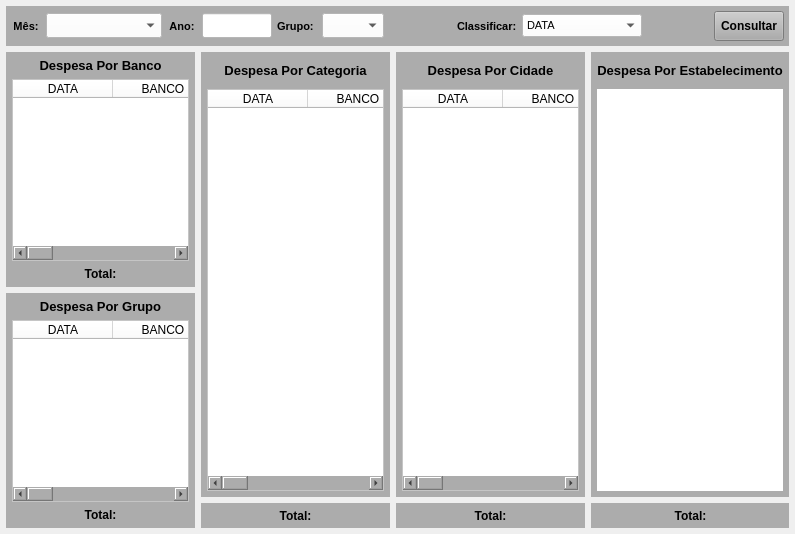
<?xml version="1.0" encoding="UTF-8"?>
<ui version="4.0">
 <class>MainWindow</class>
 <widget class="QMainWindow" name="MainWindow">
  <property name="geometry">
   <rect>
    <x>0</x>
    <y>0</y>
    <width>795</width>
    <height>534</height>
   </rect>
  </property>
  <property name="windowTitle">
   <string>Despesas Mensal/Anual</string>
  </property>
  <widget class="QWidget" name="centralwidget">
   <layout class="QVBoxLayout" name="verticalLayout">
    <property name="leftMargin">
     <number>6</number>
    </property>
    <property name="topMargin">
     <number>6</number>
    </property>
    <property name="rightMargin">
     <number>6</number>
    </property>
    <property name="bottomMargin">
     <number>6</number>
    </property>
    <item>
     <widget class="QWidget" name="widget_5" native="true">
      <property name="minimumSize">
       <size>
        <width>0</width>
        <height>40</height>
       </size>
      </property>
      <property name="maximumSize">
       <size>
        <width>16777215</width>
        <height>40</height>
       </size>
      </property>
      <property name="styleSheet">
       <string notr="true">background-color: rgb(172, 172, 172);</string>
      </property>
      <layout class="QHBoxLayout" name="horizontalLayout_3">
       <property name="spacing">
        <number>5</number>
       </property>
       <property name="leftMargin">
        <number>5</number>
       </property>
       <property name="topMargin">
        <number>5</number>
       </property>
       <property name="rightMargin">
        <number>5</number>
       </property>
       <property name="bottomMargin">
        <number>5</number>
       </property>
       <item>
        <widget class="QLabel" name="label_16">
         <property name="minimumSize">
          <size>
           <width>0</width>
           <height>0</height>
          </size>
         </property>
         <property name="maximumSize">
          <size>
           <width>30</width>
           <height>16777215</height>
          </size>
         </property>
         <property name="font">
          <font>
           <pointsize>8</pointsize>
           <weight>75</weight>
           <bold>true</bold>
          </font>
         </property>
         <property name="text">
          <string>Mês:</string>
         </property>
         <property name="alignment">
          <set>Qt::AlignCenter</set>
         </property>
        </widget>
       </item>
       <item>
        <widget class="QComboBox" name="combo_Meses">
         <property name="sizePolicy">
          <sizepolicy hsizetype="Preferred" vsizetype="Preferred">
           <horstretch>0</horstretch>
           <verstretch>0</verstretch>
          </sizepolicy>
         </property>
         <property name="minimumSize">
          <size>
           <width>0</width>
           <height>0</height>
          </size>
         </property>
         <property name="maximumSize">
          <size>
           <width>130</width>
           <height>25</height>
          </size>
         </property>
         <property name="font">
          <font>
           <pointsize>8</pointsize>
          </font>
         </property>
         <property name="styleSheet">
          <string notr="true">background-color: rgb(255, 255, 255);</string>
         </property>
         <item>
          <property name="text">
           <string/>
          </property>
         </item>
         <item>
          <property name="text">
           <string>1 - JANEIRO</string>
          </property>
         </item>
         <item>
          <property name="text">
           <string>2 - FEVEREIRO</string>
          </property>
         </item>
         <item>
          <property name="text">
           <string>3 - MARÇO</string>
          </property>
         </item>
         <item>
          <property name="text">
           <string>4 - ABRIL</string>
          </property>
         </item>
         <item>
          <property name="text">
           <string>5 - MAIO</string>
          </property>
         </item>
         <item>
          <property name="text">
           <string>6 - JUNHO</string>
          </property>
         </item>
         <item>
          <property name="text">
           <string>7 - JULHO</string>
          </property>
         </item>
         <item>
          <property name="text">
           <string>8 - AGOSTO</string>
          </property>
         </item>
         <item>
          <property name="text">
           <string>9 - SETEMBRO</string>
          </property>
         </item>
         <item>
          <property name="text">
           <string>10 - OUTUBRO</string>
          </property>
         </item>
         <item>
          <property name="text">
           <string>11 - NOVEMBRO</string>
          </property>
         </item>
         <item>
          <property name="text">
           <string>12 - DEZEMBRO</string>
          </property>
         </item>
        </widget>
       </item>
       <item>
        <widget class="QLabel" name="label_17">
         <property name="minimumSize">
          <size>
           <width>0</width>
           <height>0</height>
          </size>
         </property>
         <property name="maximumSize">
          <size>
           <width>30</width>
           <height>16777215</height>
          </size>
         </property>
         <property name="font">
          <font>
           <pointsize>8</pointsize>
           <weight>75</weight>
           <bold>true</bold>
          </font>
         </property>
         <property name="text">
          <string>Ano:</string>
         </property>
         <property name="alignment">
          <set>Qt::AlignCenter</set>
         </property>
        </widget>
       </item>
       <item>
        <widget class="QLineEdit" name="line_Ano">
         <property name="sizePolicy">
          <sizepolicy hsizetype="Preferred" vsizetype="Preferred">
           <horstretch>0</horstretch>
           <verstretch>0</verstretch>
          </sizepolicy>
         </property>
         <property name="maximumSize">
          <size>
           <width>70</width>
           <height>25</height>
          </size>
         </property>
         <property name="font">
          <font>
           <pointsize>8</pointsize>
          </font>
         </property>
         <property name="styleSheet">
          <string notr="true">background-color: rgb(255, 255, 255);</string>
         </property>
         <property name="text">
          <string/>
         </property>
         <property name="maxLength">
          <number>45</number>
         </property>
         <property name="alignment">
          <set>Qt::AlignCenter</set>
         </property>
        </widget>
       </item>
       <item>
        <widget class="QLabel" name="label_19">
         <property name="minimumSize">
          <size>
           <width>0</width>
           <height>0</height>
          </size>
         </property>
         <property name="maximumSize">
          <size>
           <width>40</width>
           <height>16777215</height>
          </size>
         </property>
         <property name="font">
          <font>
           <pointsize>8</pointsize>
           <weight>75</weight>
           <bold>true</bold>
          </font>
         </property>
         <property name="text">
          <string>Grupo:</string>
         </property>
        </widget>
       </item>
       <item>
        <widget class="QComboBox" name="combo_Grupo">
         <property name="sizePolicy">
          <sizepolicy hsizetype="Preferred" vsizetype="Preferred">
           <horstretch>0</horstretch>
           <verstretch>0</verstretch>
          </sizepolicy>
         </property>
         <property name="minimumSize">
          <size>
           <width>0</width>
           <height>0</height>
          </size>
         </property>
         <property name="maximumSize">
          <size>
           <width>150</width>
           <height>25</height>
          </size>
         </property>
         <property name="font">
          <font>
           <pointsize>8</pointsize>
           <weight>50</weight>
           <bold>false</bold>
          </font>
         </property>
         <property name="styleSheet">
          <string notr="true">background-color: rgb(255, 255, 255);</string>
         </property>
         <item>
          <property name="text">
           <string/>
          </property>
         </item>
        </widget>
       </item>
       <item>
        <widget class="QLabel" name="label_3">
         <property name="text">
          <string/>
         </property>
        </widget>
       </item>
       <item>
        <widget class="QLabel" name="label_21">
         <property name="minimumSize">
          <size>
           <width>0</width>
           <height>0</height>
          </size>
         </property>
         <property name="maximumSize">
          <size>
           <width>60</width>
           <height>16777215</height>
          </size>
         </property>
         <property name="font">
          <font>
           <pointsize>8</pointsize>
           <weight>75</weight>
           <bold>true</bold>
          </font>
         </property>
         <property name="text">
          <string>Classificar:</string>
         </property>
        </widget>
       </item>
       <item>
        <widget class="QComboBox" name="combo_Classifica">
         <property name="sizePolicy">
          <sizepolicy hsizetype="Preferred" vsizetype="Preferred">
           <horstretch>0</horstretch>
           <verstretch>0</verstretch>
          </sizepolicy>
         </property>
         <property name="minimumSize">
          <size>
           <width>0</width>
           <height>0</height>
          </size>
         </property>
         <property name="maximumSize">
          <size>
           <width>120</width>
           <height>23</height>
          </size>
         </property>
         <property name="font">
          <font>
           <pointsize>8</pointsize>
           <weight>50</weight>
           <bold>false</bold>
          </font>
         </property>
         <property name="styleSheet">
          <string notr="true">background-color: rgb(255, 255, 255);</string>
         </property>
         <item>
          <property name="text">
           <string>DATA</string>
          </property>
         </item>
         <item>
          <property name="text">
           <string>MAIOR VALOR</string>
          </property>
         </item>
         <item>
          <property name="text">
           <string>MENOR VALOR</string>
          </property>
         </item>
         <item>
          <property name="text">
           <string>GRUPO</string>
          </property>
         </item>
         <item>
          <property name="text">
           <string>CATEGORIA</string>
          </property>
         </item>
         <item>
          <property name="text">
           <string>ESTABELECIMENTO</string>
          </property>
         </item>
         <item>
          <property name="text">
           <string>CIDADE</string>
          </property>
         </item>
        </widget>
       </item>
       <item>
        <widget class="QLabel" name="label">
         <property name="text">
          <string/>
         </property>
        </widget>
       </item>
       <item>
        <widget class="QPushButton" name="btn_Consulta">
         <property name="sizePolicy">
          <sizepolicy hsizetype="Preferred" vsizetype="Preferred">
           <horstretch>0</horstretch>
           <verstretch>0</verstretch>
          </sizepolicy>
         </property>
         <property name="minimumSize">
          <size>
           <width>0</width>
           <height>0</height>
          </size>
         </property>
         <property name="maximumSize">
          <size>
           <width>70</width>
           <height>30</height>
          </size>
         </property>
         <property name="font">
          <font>
           <pointsize>9</pointsize>
           <weight>75</weight>
           <bold>true</bold>
          </font>
         </property>
         <property name="cursor">
          <cursorShape>PointingHandCursor</cursorShape>
         </property>
         <property name="text">
          <string>Consultar</string>
         </property>
        </widget>
       </item>
      </layout>
     </widget>
    </item>
    <item>
     <widget class="QWidget" name="widget_3" native="true">
      <layout class="QHBoxLayout" name="horizontalLayout_2">
       <property name="leftMargin">
        <number>0</number>
       </property>
       <property name="topMargin">
        <number>0</number>
       </property>
       <property name="rightMargin">
        <number>0</number>
       </property>
       <property name="bottomMargin">
        <number>0</number>
       </property>
       <item>
        <widget class="QWidget" name="widget_9" native="true">
         <layout class="QVBoxLayout" name="verticalLayout_4">
          <property name="leftMargin">
           <number>0</number>
          </property>
          <property name="topMargin">
           <number>0</number>
          </property>
          <property name="rightMargin">
           <number>0</number>
          </property>
          <property name="bottomMargin">
           <number>0</number>
          </property>
          <item>
           <widget class="QWidget" name="widget_4" native="true">
            <property name="minimumSize">
             <size>
              <width>0</width>
              <height>0</height>
             </size>
            </property>
            <property name="styleSheet">
             <string notr="true">background-color: rgb(172, 172, 172);</string>
            </property>
            <layout class="QVBoxLayout" name="verticalLayout_2">
             <property name="spacing">
              <number>6</number>
             </property>
             <property name="leftMargin">
              <number>6</number>
             </property>
             <property name="topMargin">
              <number>6</number>
             </property>
             <property name="rightMargin">
              <number>6</number>
             </property>
             <property name="bottomMargin">
              <number>6</number>
             </property>
             <item>
              <widget class="QLabel" name="label_5">
               <property name="minimumSize">
                <size>
                 <width>0</width>
                 <height>0</height>
                </size>
               </property>
               <property name="maximumSize">
                <size>
                 <width>16777215</width>
                 <height>25</height>
                </size>
               </property>
               <property name="font">
                <font>
                 <pointsize>10</pointsize>
                 <weight>75</weight>
                 <bold>true</bold>
                </font>
               </property>
               <property name="text">
                <string>Despesa Por Banco</string>
               </property>
               <property name="alignment">
                <set>Qt::AlignCenter</set>
               </property>
              </widget>
             </item>
             <item>
              <widget class="QTableWidget" name="table_Lista">
               <property name="sizePolicy">
                <sizepolicy hsizetype="Preferred" vsizetype="Preferred">
                 <horstretch>0</horstretch>
                 <verstretch>0</verstretch>
                </sizepolicy>
               </property>
               <property name="font">
                <font>
                 <pointsize>8</pointsize>
                </font>
               </property>
               <property name="styleSheet">
                <string notr="true">background-color: rgb(255, 255, 255);</string>
               </property>
               <column>
                <property name="text">
                 <string>DATA</string>
                </property>
               </column>
               <column>
                <property name="text">
                 <string>BANCO</string>
                </property>
               </column>
               <column>
                <property name="text">
                 <string>CATEGORIA</string>
                </property>
               </column>
               <column>
                <property name="text">
                 <string>SAÍDA</string>
                </property>
               </column>
               <column>
                <property name="text">
                 <string>ESTABEL.</string>
                </property>
               </column>
               <column>
                <property name="text">
                 <string>CIDADE</string>
                </property>
               </column>
               <column>
                <property name="text">
                 <string>OBS</string>
                </property>
               </column>
              </widget>
             </item>
             <item>
              <widget class="QWidget" name="widget" native="true">
               <property name="maximumSize">
                <size>
                 <width>16777215</width>
                 <height>25</height>
                </size>
               </property>
               <property name="styleSheet">
                <string notr="true">background-color: rgb(172, 172, 172);</string>
               </property>
               <layout class="QHBoxLayout" name="horizontalLayout">
                <property name="spacing">
                 <number>5</number>
                </property>
                <property name="leftMargin">
                 <number>0</number>
                </property>
                <property name="topMargin">
                 <number>0</number>
                </property>
                <property name="rightMargin">
                 <number>0</number>
                </property>
                <property name="bottomMargin">
                 <number>0</number>
                </property>
                <item>
                 <widget class="QLabel" name="label_2">
                  <property name="text">
                   <string/>
                  </property>
                 </widget>
                </item>
                <item>
                 <widget class="QLabel" name="label_18">
                  <property name="minimumSize">
                   <size>
                    <width>0</width>
                    <height>0</height>
                   </size>
                  </property>
                  <property name="maximumSize">
                   <size>
                    <width>35</width>
                    <height>16777215</height>
                   </size>
                  </property>
                  <property name="font">
                   <font>
                    <pointsize>9</pointsize>
                    <weight>75</weight>
                    <bold>true</bold>
                   </font>
                  </property>
                  <property name="text">
                   <string>Total:</string>
                  </property>
                  <property name="alignment">
                   <set>Qt::AlignCenter</set>
                  </property>
                 </widget>
                </item>
                <item>
                 <widget class="QLabel" name="label_Total_Lista">
                  <property name="maximumSize">
                   <size>
                    <width>100</width>
                    <height>25</height>
                   </size>
                  </property>
                  <property name="font">
                   <font>
                    <pointsize>9</pointsize>
                    <weight>75</weight>
                    <bold>true</bold>
                   </font>
                  </property>
                  <property name="text">
                   <string/>
                  </property>
                  <property name="alignment">
                   <set>Qt::AlignCenter</set>
                  </property>
                 </widget>
                </item>
               </layout>
              </widget>
             </item>
            </layout>
           </widget>
          </item>
          <item>
           <widget class="QWidget" name="widget_11" native="true">
            <property name="styleSheet">
             <string notr="true">background-color: rgb(172, 172, 172);</string>
            </property>
            <layout class="QVBoxLayout" name="verticalLayout_6">
             <property name="leftMargin">
              <number>6</number>
             </property>
             <property name="topMargin">
              <number>6</number>
             </property>
             <property name="rightMargin">
              <number>6</number>
             </property>
             <property name="bottomMargin">
              <number>6</number>
             </property>
             <item>
              <widget class="QLabel" name="label_8">
               <property name="minimumSize">
                <size>
                 <width>0</width>
                 <height>0</height>
                </size>
               </property>
               <property name="maximumSize">
                <size>
                 <width>16777215</width>
                 <height>25</height>
                </size>
               </property>
               <property name="font">
                <font>
                 <pointsize>10</pointsize>
                 <weight>75</weight>
                 <bold>true</bold>
                </font>
               </property>
               <property name="text">
                <string>Despesa Por Grupo</string>
               </property>
               <property name="alignment">
                <set>Qt::AlignCenter</set>
               </property>
              </widget>
             </item>
             <item>
              <widget class="QTableWidget" name="table_Lista_2">
               <property name="sizePolicy">
                <sizepolicy hsizetype="Preferred" vsizetype="Preferred">
                 <horstretch>0</horstretch>
                 <verstretch>0</verstretch>
                </sizepolicy>
               </property>
               <property name="font">
                <font>
                 <pointsize>8</pointsize>
                </font>
               </property>
               <property name="styleSheet">
                <string notr="true">background-color: rgb(255, 255, 255);</string>
               </property>
               <column>
                <property name="text">
                 <string>DATA</string>
                </property>
               </column>
               <column>
                <property name="text">
                 <string>BANCO</string>
                </property>
               </column>
               <column>
                <property name="text">
                 <string>CATEGORIA</string>
                </property>
               </column>
               <column>
                <property name="text">
                 <string>SAÍDA</string>
                </property>
               </column>
               <column>
                <property name="text">
                 <string>ESTABEL.</string>
                </property>
               </column>
               <column>
                <property name="text">
                 <string>CIDADE</string>
                </property>
               </column>
               <column>
                <property name="text">
                 <string>OBS</string>
                </property>
               </column>
              </widget>
             </item>
             <item>
              <widget class="QWidget" name="widget_7" native="true">
               <property name="maximumSize">
                <size>
                 <width>16777215</width>
                 <height>25</height>
                </size>
               </property>
               <property name="styleSheet">
                <string notr="true">background-color: rgb(172, 172, 172);</string>
               </property>
               <layout class="QHBoxLayout" name="horizontalLayout_4">
                <property name="spacing">
                 <number>5</number>
                </property>
                <property name="leftMargin">
                 <number>0</number>
                </property>
                <property name="topMargin">
                 <number>0</number>
                </property>
                <property name="rightMargin">
                 <number>0</number>
                </property>
                <property name="bottomMargin">
                 <number>0</number>
                </property>
                <item>
                 <widget class="QLabel" name="label_7">
                  <property name="text">
                   <string/>
                  </property>
                 </widget>
                </item>
                <item>
                 <widget class="QLabel" name="label_22">
                  <property name="minimumSize">
                   <size>
                    <width>0</width>
                    <height>0</height>
                   </size>
                  </property>
                  <property name="maximumSize">
                   <size>
                    <width>35</width>
                    <height>16777215</height>
                   </size>
                  </property>
                  <property name="font">
                   <font>
                    <pointsize>9</pointsize>
                    <weight>75</weight>
                    <bold>true</bold>
                   </font>
                  </property>
                  <property name="text">
                   <string>Total:</string>
                  </property>
                  <property name="alignment">
                   <set>Qt::AlignCenter</set>
                  </property>
                 </widget>
                </item>
                <item>
                 <widget class="QLabel" name="label_Total_Lista_2">
                  <property name="maximumSize">
                   <size>
                    <width>100</width>
                    <height>25</height>
                   </size>
                  </property>
                  <property name="font">
                   <font>
                    <pointsize>9</pointsize>
                    <weight>75</weight>
                    <bold>true</bold>
                   </font>
                  </property>
                  <property name="text">
                   <string/>
                  </property>
                  <property name="alignment">
                   <set>Qt::AlignCenter</set>
                  </property>
                 </widget>
                </item>
               </layout>
              </widget>
             </item>
            </layout>
           </widget>
          </item>
         </layout>
        </widget>
       </item>
       <item>
        <widget class="QWidget" name="widget_12" native="true">
         <layout class="QVBoxLayout" name="verticalLayout_9">
          <property name="leftMargin">
           <number>0</number>
          </property>
          <property name="topMargin">
           <number>0</number>
          </property>
          <property name="rightMargin">
           <number>0</number>
          </property>
          <property name="bottomMargin">
           <number>0</number>
          </property>
          <item>
           <widget class="QWidget" name="widget_14" native="true">
            <property name="styleSheet">
             <string notr="true">background-color: rgb(172, 172, 172);</string>
            </property>
            <layout class="QVBoxLayout" name="verticalLayout_8">
             <property name="leftMargin">
              <number>6</number>
             </property>
             <property name="topMargin">
              <number>6</number>
             </property>
             <property name="rightMargin">
              <number>6</number>
             </property>
             <property name="bottomMargin">
              <number>6</number>
             </property>
             <item>
              <widget class="QLabel" name="label_10">
               <property name="minimumSize">
                <size>
                 <width>0</width>
                 <height>0</height>
                </size>
               </property>
               <property name="maximumSize">
                <size>
                 <width>16777215</width>
                 <height>25</height>
                </size>
               </property>
               <property name="font">
                <font>
                 <pointsize>10</pointsize>
                 <weight>75</weight>
                 <bold>true</bold>
                </font>
               </property>
               <property name="text">
                <string>Despesa Por Categoria</string>
               </property>
               <property name="alignment">
                <set>Qt::AlignCenter</set>
               </property>
              </widget>
             </item>
             <item>
              <widget class="QTableWidget" name="table_Lista_3">
               <property name="sizePolicy">
                <sizepolicy hsizetype="Preferred" vsizetype="Preferred">
                 <horstretch>0</horstretch>
                 <verstretch>0</verstretch>
                </sizepolicy>
               </property>
               <property name="font">
                <font>
                 <pointsize>8</pointsize>
                </font>
               </property>
               <property name="styleSheet">
                <string notr="true">background-color: rgb(255, 255, 255);</string>
               </property>
               <column>
                <property name="text">
                 <string>DATA</string>
                </property>
               </column>
               <column>
                <property name="text">
                 <string>BANCO</string>
                </property>
               </column>
               <column>
                <property name="text">
                 <string>CATEGORIA</string>
                </property>
               </column>
               <column>
                <property name="text">
                 <string>SAÍDA</string>
                </property>
               </column>
               <column>
                <property name="text">
                 <string>ESTABEL.</string>
                </property>
               </column>
               <column>
                <property name="text">
                 <string>CIDADE</string>
                </property>
               </column>
               <column>
                <property name="text">
                 <string>OBS</string>
                </property>
               </column>
              </widget>
             </item>
            </layout>
           </widget>
          </item>
          <item>
           <widget class="QWidget" name="widget_13" native="true">
            <property name="maximumSize">
             <size>
              <width>16777215</width>
              <height>25</height>
             </size>
            </property>
            <property name="styleSheet">
             <string notr="true">background-color: rgb(172, 172, 172);</string>
            </property>
            <layout class="QHBoxLayout" name="horizontalLayout_6">
             <property name="spacing">
              <number>5</number>
             </property>
             <property name="leftMargin">
              <number>0</number>
             </property>
             <property name="topMargin">
              <number>0</number>
             </property>
             <property name="rightMargin">
              <number>0</number>
             </property>
             <property name="bottomMargin">
              <number>0</number>
             </property>
             <item>
              <widget class="QLabel" name="label_9">
               <property name="text">
                <string/>
               </property>
              </widget>
             </item>
             <item>
              <widget class="QLabel" name="label_23">
               <property name="minimumSize">
                <size>
                 <width>0</width>
                 <height>0</height>
                </size>
               </property>
               <property name="maximumSize">
                <size>
                 <width>35</width>
                 <height>16777215</height>
                </size>
               </property>
               <property name="font">
                <font>
                 <pointsize>9</pointsize>
                 <weight>75</weight>
                 <bold>true</bold>
                </font>
               </property>
               <property name="text">
                <string>Total:</string>
               </property>
               <property name="alignment">
                <set>Qt::AlignCenter</set>
               </property>
              </widget>
             </item>
             <item>
              <widget class="QLabel" name="label_Total_Lista_3">
               <property name="maximumSize">
                <size>
                 <width>100</width>
                 <height>25</height>
                </size>
               </property>
               <property name="font">
                <font>
                 <pointsize>9</pointsize>
                 <weight>75</weight>
                 <bold>true</bold>
                </font>
               </property>
               <property name="text">
                <string/>
               </property>
               <property name="alignment">
                <set>Qt::AlignCenter</set>
               </property>
              </widget>
             </item>
            </layout>
           </widget>
          </item>
         </layout>
        </widget>
       </item>
       <item>
        <widget class="QWidget" name="widget_2" native="true">
         <layout class="QVBoxLayout" name="verticalLayout_7">
          <property name="leftMargin">
           <number>0</number>
          </property>
          <property name="topMargin">
           <number>0</number>
          </property>
          <property name="rightMargin">
           <number>0</number>
          </property>
          <property name="bottomMargin">
           <number>0</number>
          </property>
          <item>
           <widget class="QWidget" name="widget_16" native="true">
            <property name="styleSheet">
             <string notr="true">background-color: rgb(172, 172, 172);</string>
            </property>
            <layout class="QVBoxLayout" name="verticalLayout_10">
             <property name="leftMargin">
              <number>6</number>
             </property>
             <property name="topMargin">
              <number>6</number>
             </property>
             <property name="rightMargin">
              <number>6</number>
             </property>
             <property name="bottomMargin">
              <number>6</number>
             </property>
             <item>
              <widget class="QLabel" name="label_12">
               <property name="minimumSize">
                <size>
                 <width>0</width>
                 <height>0</height>
                </size>
               </property>
               <property name="maximumSize">
                <size>
                 <width>16777215</width>
                 <height>25</height>
                </size>
               </property>
               <property name="font">
                <font>
                 <pointsize>10</pointsize>
                 <weight>75</weight>
                 <bold>true</bold>
                </font>
               </property>
               <property name="text">
                <string>Despesa Por Cidade</string>
               </property>
               <property name="alignment">
                <set>Qt::AlignCenter</set>
               </property>
              </widget>
             </item>
             <item>
              <widget class="QTableWidget" name="table_Lista_4">
               <property name="sizePolicy">
                <sizepolicy hsizetype="Preferred" vsizetype="Preferred">
                 <horstretch>0</horstretch>
                 <verstretch>0</verstretch>
                </sizepolicy>
               </property>
               <property name="font">
                <font>
                 <pointsize>8</pointsize>
                </font>
               </property>
               <property name="styleSheet">
                <string notr="true">background-color: rgb(255, 255, 255);</string>
               </property>
               <column>
                <property name="text">
                 <string>DATA</string>
                </property>
               </column>
               <column>
                <property name="text">
                 <string>BANCO</string>
                </property>
               </column>
               <column>
                <property name="text">
                 <string>CATEGORIA</string>
                </property>
               </column>
               <column>
                <property name="text">
                 <string>SAÍDA</string>
                </property>
               </column>
               <column>
                <property name="text">
                 <string>ESTABEL.</string>
                </property>
               </column>
               <column>
                <property name="text">
                 <string>CIDADE</string>
                </property>
               </column>
               <column>
                <property name="text">
                 <string>OBS</string>
                </property>
               </column>
              </widget>
             </item>
            </layout>
           </widget>
          </item>
          <item>
           <widget class="QWidget" name="widget_15" native="true">
            <property name="maximumSize">
             <size>
              <width>16777215</width>
              <height>25</height>
             </size>
            </property>
            <property name="styleSheet">
             <string notr="true">background-color: rgb(172, 172, 172);</string>
            </property>
            <layout class="QHBoxLayout" name="horizontalLayout_7">
             <property name="spacing">
              <number>5</number>
             </property>
             <property name="leftMargin">
              <number>0</number>
             </property>
             <property name="topMargin">
              <number>0</number>
             </property>
             <property name="rightMargin">
              <number>0</number>
             </property>
             <property name="bottomMargin">
              <number>0</number>
             </property>
             <item>
              <widget class="QLabel" name="label_11">
               <property name="text">
                <string/>
               </property>
              </widget>
             </item>
             <item>
              <widget class="QLabel" name="label_24">
               <property name="minimumSize">
                <size>
                 <width>0</width>
                 <height>0</height>
                </size>
               </property>
               <property name="maximumSize">
                <size>
                 <width>35</width>
                 <height>16777215</height>
                </size>
               </property>
               <property name="font">
                <font>
                 <pointsize>9</pointsize>
                 <weight>75</weight>
                 <bold>true</bold>
                </font>
               </property>
               <property name="text">
                <string>Total:</string>
               </property>
               <property name="alignment">
                <set>Qt::AlignCenter</set>
               </property>
              </widget>
             </item>
             <item>
              <widget class="QLabel" name="label_Total_Lista_4">
               <property name="maximumSize">
                <size>
                 <width>100</width>
                 <height>25</height>
                </size>
               </property>
               <property name="font">
                <font>
                 <pointsize>9</pointsize>
                 <weight>75</weight>
                 <bold>true</bold>
                </font>
               </property>
               <property name="text">
                <string/>
               </property>
               <property name="alignment">
                <set>Qt::AlignCenter</set>
               </property>
              </widget>
             </item>
            </layout>
           </widget>
          </item>
         </layout>
        </widget>
       </item>
       <item>
        <widget class="QWidget" name="widget_10" native="true">
         <property name="sizePolicy">
          <sizepolicy hsizetype="Fixed" vsizetype="Preferred">
           <horstretch>0</horstretch>
           <verstretch>0</verstretch>
          </sizepolicy>
         </property>
         <property name="maximumSize">
          <size>
           <width>650</width>
           <height>16777215</height>
          </size>
         </property>
         <layout class="QVBoxLayout" name="verticalLayout_5">
          <property name="leftMargin">
           <number>0</number>
          </property>
          <property name="topMargin">
           <number>0</number>
          </property>
          <property name="rightMargin">
           <number>0</number>
          </property>
          <property name="bottomMargin">
           <number>0</number>
          </property>
          <item>
           <widget class="QWidget" name="widget_6" native="true">
            <property name="maximumSize">
             <size>
              <width>16777215</width>
              <height>16777215</height>
             </size>
            </property>
            <property name="styleSheet">
             <string notr="true">background-color: rgb(172, 172, 172);</string>
            </property>
            <layout class="QVBoxLayout" name="verticalLayout_3">
             <property name="spacing">
              <number>6</number>
             </property>
             <property name="leftMargin">
              <number>6</number>
             </property>
             <property name="topMargin">
              <number>6</number>
             </property>
             <property name="rightMargin">
              <number>6</number>
             </property>
             <property name="bottomMargin">
              <number>6</number>
             </property>
             <item>
              <widget class="QLabel" name="label_6">
               <property name="minimumSize">
                <size>
                 <width>0</width>
                 <height>0</height>
                </size>
               </property>
               <property name="maximumSize">
                <size>
                 <width>16777215</width>
                 <height>25</height>
                </size>
               </property>
               <property name="font">
                <font>
                 <pointsize>10</pointsize>
                 <weight>75</weight>
                 <bold>true</bold>
                </font>
               </property>
               <property name="text">
                <string>Despesa Por Estabelecimento</string>
               </property>
               <property name="alignment">
                <set>Qt::AlignCenter</set>
               </property>
              </widget>
             </item>
             <item>
              <widget class="QWidget" name="widget_grafico" native="true">
               <property name="styleSheet">
                <string notr="true">background-color: rgb(255, 255, 255);</string>
               </property>
              </widget>
             </item>
            </layout>
           </widget>
          </item>
          <item>
           <widget class="QWidget" name="widget_8" native="true">
            <property name="maximumSize">
             <size>
              <width>16777215</width>
              <height>25</height>
             </size>
            </property>
            <property name="styleSheet">
             <string notr="true">background-color: rgb(172, 172, 172);</string>
            </property>
            <layout class="QHBoxLayout" name="horizontalLayout_5">
             <property name="spacing">
              <number>5</number>
             </property>
             <property name="leftMargin">
              <number>0</number>
             </property>
             <property name="topMargin">
              <number>0</number>
             </property>
             <property name="rightMargin">
              <number>0</number>
             </property>
             <property name="bottomMargin">
              <number>0</number>
             </property>
             <item>
              <widget class="QLabel" name="label_4">
               <property name="text">
                <string/>
               </property>
              </widget>
             </item>
             <item>
              <widget class="QLabel" name="label_20">
               <property name="minimumSize">
                <size>
                 <width>0</width>
                 <height>0</height>
                </size>
               </property>
               <property name="maximumSize">
                <size>
                 <width>35</width>
                 <height>16777215</height>
                </size>
               </property>
               <property name="font">
                <font>
                 <pointsize>9</pointsize>
                 <weight>75</weight>
                 <bold>true</bold>
                </font>
               </property>
               <property name="text">
                <string>Total:</string>
               </property>
               <property name="alignment">
                <set>Qt::AlignCenter</set>
               </property>
              </widget>
             </item>
             <item>
              <widget class="QLabel" name="label_Total_Grafico">
               <property name="maximumSize">
                <size>
                 <width>100</width>
                 <height>25</height>
                </size>
               </property>
               <property name="font">
                <font>
                 <pointsize>9</pointsize>
                 <weight>75</weight>
                 <bold>true</bold>
                </font>
               </property>
               <property name="text">
                <string/>
               </property>
               <property name="alignment">
                <set>Qt::AlignCenter</set>
               </property>
              </widget>
             </item>
            </layout>
           </widget>
          </item>
         </layout>
        </widget>
       </item>
      </layout>
     </widget>
    </item>
   </layout>
  </widget>
 </widget>
 <resources/>
 <connections/>
</ui>
